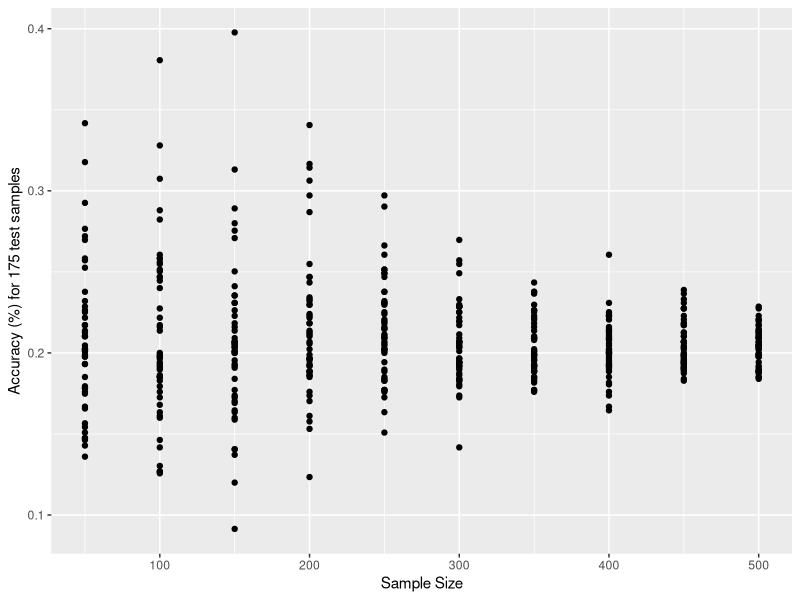
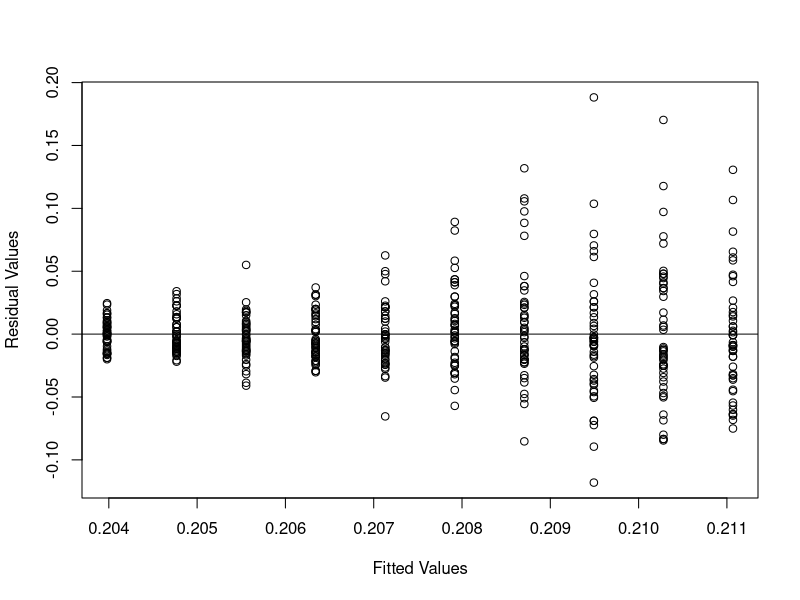
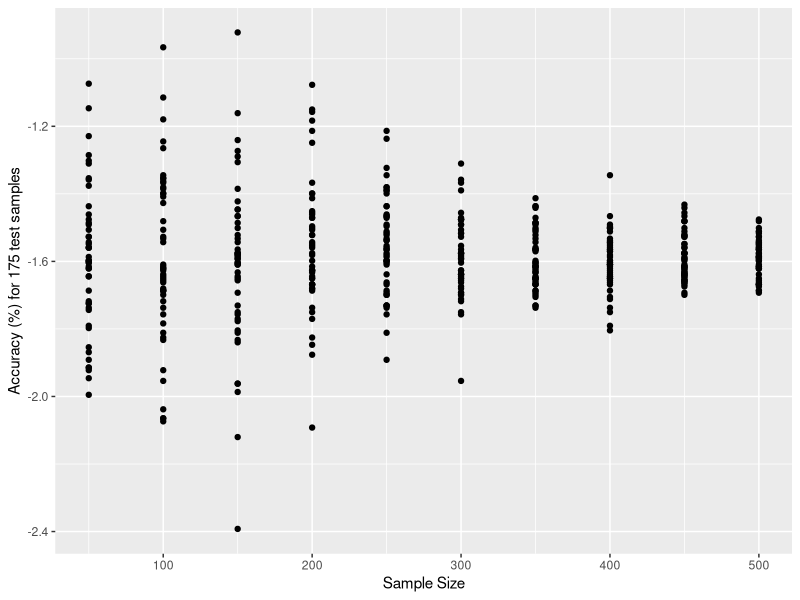
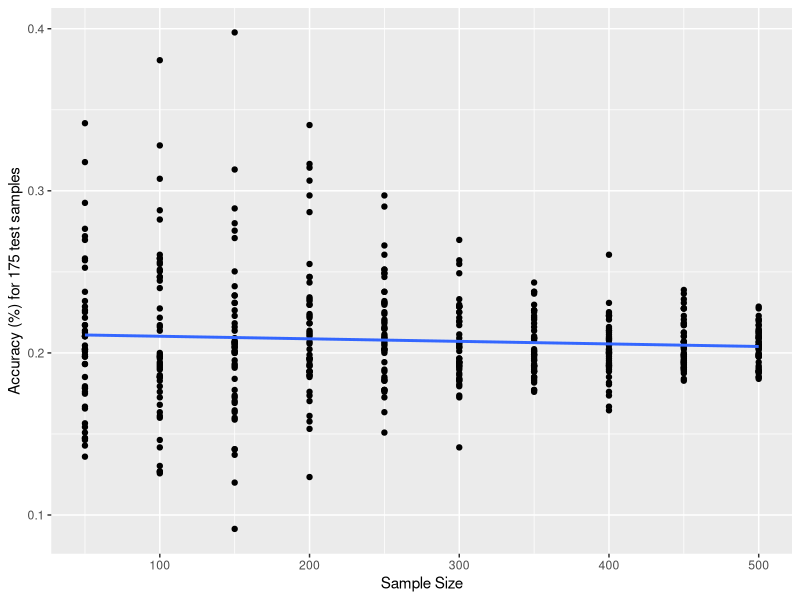
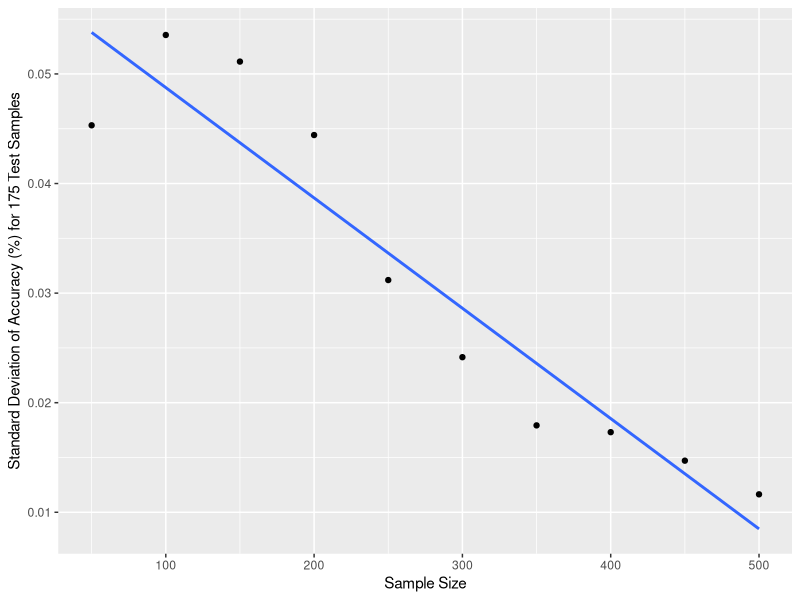
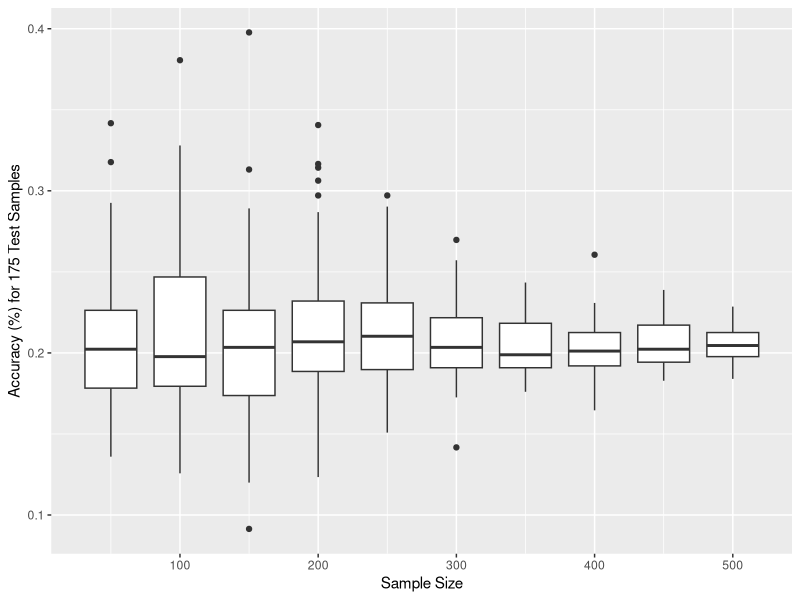
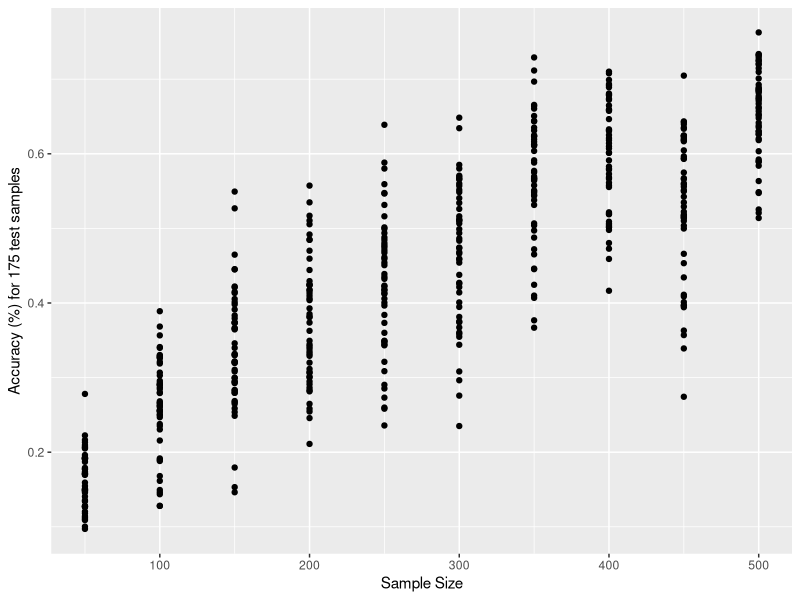
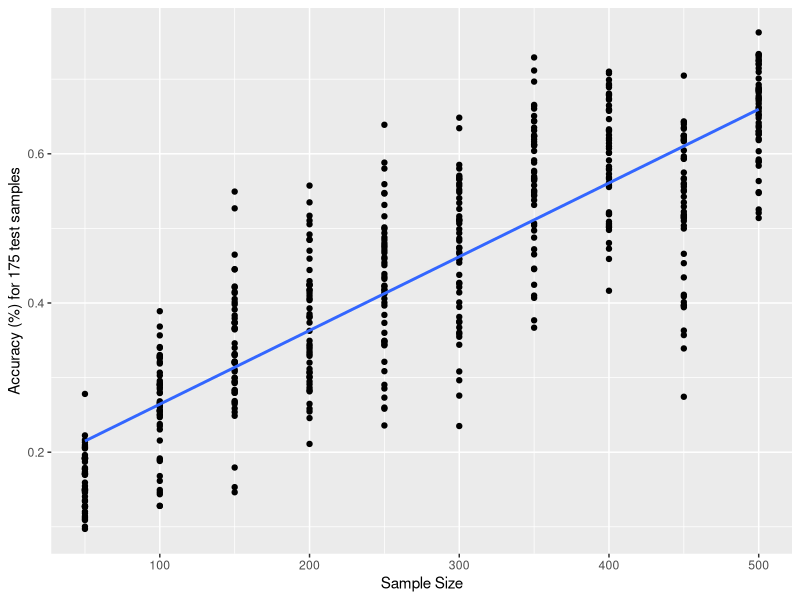

Write the R code that produced these figures, in order.
## ---- chunk 1
library(tidyverse)
library(readr)
## ---- chunk 2
particledata <- read_csv("samples_test_175_data.csv")
particledata <- particledata %>%
  select(-...1)

particledata_long <- particledata %>%
  select(-`550 samples`, -`600 samples`, -`650 samples`, -`700 samples`) %>%
  rename(`50` = `50 samples`,
         `100` = `100 samples`,
         `150` = `150 samples`,
         `200` = `200 samples`,
         `250` = `250 samples`,
         `300` = `300 samples`,
         `350` = `350 samples`,
         `400` = `400 samples`,
         `450` = `450 samples`,
         `500` = `500 samples`,) %>%
  pivot_longer(names_to = "samplesize",
               values_to = "percentaccuracy",
               '50' : '500')
particledata_long$samplesize <- as.double(particledata_long$samplesize)
particledata_long
## ---- chunk 3
particledatastats <- particledata_long %>%
  group_by(samplesize) %>%
  summarize(average = mean(percentaccuracy),
            sd = sd(percentaccuracy),
            min = min(percentaccuracy),
            Q1 = quantile(percentaccuracy, probs = 0.25),
            median = median(percentaccuracy),
            Q3 = quantile(percentaccuracy, probs = 0.75),
            max = max(percentaccuracy),
            IQR = Q3 - Q1) %>%
  arrange(samplesize)
particledatastats
## ---- chunk 4
particledata_long %>%
  ggplot(aes(x = samplesize, y = percentaccuracy)) +
  geom_point() + 
  labs(x = "Sample Size",
       y = "Accuracy (%) for 175 test samples")
## ---- chunk 5
x = particledata_long$samplesize
y = particledata_long$percentaccuracy

model <- lm(y ~ x)
## ---- chunk 6
# test for heteroscedasticity
plot(fitted(model), resid(model), xlab = 'Fitted Values', ylab = 'Residual Values')

abline(0,0)
## ---- chunk 7
# breusch-pagan test
library(lmtest)

bptest(model)
## ---- chunk 8
wt <- 1 / lm(abs(model$residuals) ~ model$fitted.values)$fitted.values^2

wls_model <- lm(y ~ x, weights = wt)

summary(wls_model)
## ---- chunk 9
particledata_long$log_accuracy <- log(particledata_long$percentaccuracy)
particledata_long %>%
  ggplot(aes(x = samplesize, y = log_accuracy)) +
  geom_point() + 
  labs(x = "Sample Size",
       y = "Accuracy (%) for 175 test samples")
## ---- chunk 10
z <- particledata_long$log_accuracy

log_model <- lm(z ~ x)

summary(log_model)
## ---- chunk 11
particledata_long %>%
  ggplot(aes(x = samplesize, y = percentaccuracy)) +
  geom_point() + 
  labs(x = "Sample Size",
       y = "Accuracy (%) for 175 test samples") +
  geom_smooth(se = FALSE, method = "lm")
## ---- chunk 12
x = particledata_long$samplesize
y = particledata_long$percentaccuracy

summary(model)
## ---- chunk 13
particledata500_long <- particledata_long %>%
  filter(samplesize == 500)

t.test(particledata500_long$percentaccuracy, mu = 0.20, alternative = 'greater')
## ---- chunk 14
particledatastats %>%
  ggplot(aes(x = samplesize, y = sd)) + 
  geom_point() +
  labs(x = "Sample Size",
       y = "Standard Deviation of Accuracy (%) for 175 Test Samples") +
  geom_smooth(se = FALSE, method = 'lm')
## ---- chunk 15
c = particledatastats$sd
d = particledatastats$samplesize
summary(lm(c ~ d))$coefficients
## ---- chunk 16
ggplot(particledata_long, aes(x = samplesize, y = percentaccuracy)) +
  geom_boxplot(aes(group = samplesize)) +
  labs(x = "Sample Size",
       y = "Accuracy (%) for 175 Test Samples")
## ---- chunk 17
handwrittendata <- read_csv("handwrittendigits175testdata.csv")
handwrittendata <- handwrittendata %>%
  select(-...1)

handwrittendata_long <- handwrittendata %>%
  select(-`550 samples`, -`600 samples`, -`650 samples`, -`700 samples`) %>%
  rename(`50` = `50 samples`,
         `100` = `100 samples`,
         `150` = `150 samples`,
         `200` = `200 samples`,
         `250` = `250 samples`,
         `300` = `300 samples`,
         `350` = `350 samples`,
         `400` = `400 samples`,
         `450` = `450 samples`,
         `500` = `500 samples`,) %>%
  pivot_longer(names_to = "samplesize",
               values_to = "percentaccuracy",
               '50' : '500')
handwrittendata_long$samplesize <- as.double(handwrittendata_long$samplesize)
handwrittendata_long
## ---- chunk 18
handwrittendatastats <- handwrittendata_long %>%
  group_by(samplesize) %>%
  summarize(average = mean(percentaccuracy),
            sd = sd(percentaccuracy),
            min = min(percentaccuracy),
            Q1 = quantile(percentaccuracy, probs = 0.25),
            median = median(percentaccuracy),
            Q3 = quantile(percentaccuracy, probs = 0.75),
            max = max(percentaccuracy),
            IQR = Q3 - Q1) %>%
  arrange(samplesize)
handwrittendatastats
## ---- chunk 19
handwrittendata_long %>%
  ggplot(aes(x = samplesize, y = percentaccuracy)) +
  geom_point() + 
  labs(x = "Sample Size",
       y = "Accuracy (%) for 175 test samples")
## ---- chunk 20
handwrittendata_long %>%
  ggplot(aes(x = samplesize, y = percentaccuracy)) +
  geom_point() + 
  labs(x = "Sample Size",
       y = "Accuracy (%) for 175 test samples") +
  geom_smooth(se = FALSE, method = "lm")
## ---- chunk 21
a = handwrittendata_long$samplesize
b = handwrittendata_long$percentaccuracy

handwrittendatamodel <- lm(b ~ a)

summary(handwrittendatamodel)
## ---- chunk 22
ggplot(handwrittendata_long, aes(x = samplesize, y = percentaccuracy)) +
  geom_boxplot(aes(group = samplesize)) +
  labs(x = "Sample Size",
       y = "Accuracy (%) for 175 Test Samples")
